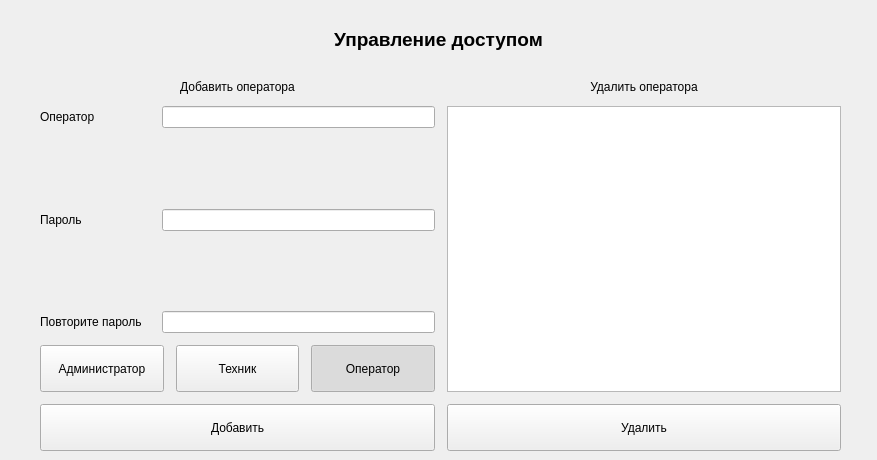
   <widget class="QWidget" name="page" >
    <widget class="QWidget" name="widget" >
     <property name="geometry" >
      <rect>
       <x>40</x>
       <y>80</y>
       <width>801</width>
       <height>371</height>
      </rect>
     </property>
     <layout class="QGridLayout" >
      <property name="margin" >
       <number>0</number>
      </property>
      <property name="spacing" >
       <number>12</number>
      </property>
      <item row="1" column="0" >
       <layout class="QVBoxLayout" >
        <property name="margin" >
         <number>0</number>
        </property>
        <property name="spacing" >
         <number>12</number>
        </property>
        <item>
         <layout class="QGridLayout" >
          <property name="margin" >
           <number>0</number>
          </property>
          <property name="spacing" >
           <number>20</number>
          </property>
          <item row="3" column="0" >
           <widget class="QLabel" name="label_170" >
            <property name="text" >
             <string>Пароль</string>
            </property>
           </widget>
          </item>
          <item row="1" column="1" >
           <widget class="AlphaEntry" name="operEntry" />
          </item>
          <item row="3" column="1" >
           <widget class="AlphaEntry" name="passwordEntry" >
            <property name="echoMode" >
             <enum>QLineEdit::Password</enum>
            </property>
           </widget>
          </item>
          <item row="5" column="0" >
           <widget class="QLabel" name="label_171" >
            <property name="text" >
             <string>Повторите пароль</string>
            </property>
           </widget>
          </item>
          <item row="5" column="1" >
           <widget class="AlphaEntry" name="repeatPasswordEntry" >
            <property name="echoMode" >
             <enum>QLineEdit::Password</enum>
            </property>
           </widget>
          </item>
          <item row="1" column="0" >
           <widget class="QLabel" name="label_169" >
            <property name="text" >
             <string>Оператор</string>
            </property>
           </widget>
          </item>
          <item row="4" column="1" >
           <spacer>
            <property name="orientation" >
             <enum>Qt::Vertical</enum>
            </property>
            <property name="sizeHint" >
             <size>
              <width>20</width>
              <height>21</height>
             </size>
            </property>
           </spacer>
          </item>
          <item row="2" column="1" >
           <spacer>
            <property name="orientation" >
             <enum>Qt::Vertical</enum>
            </property>
            <property name="sizeHint" >
             <size>
              <width>20</width>
              <height>21</height>
             </size>
            </property>
           </spacer>
          </item>
         </layout>
        </item>
        <item>
         <layout class="QHBoxLayout" >
          <property name="margin" >
           <number>0</number>
          </property>
          <property name="spacing" >
           <number>12</number>
          </property>
          <item>
           <widget class="QPushButton" name="adminOperButton" >
            <property name="minimumSize" >
             <size>
              <width>0</width>
              <height>47</height>
             </size>
            </property>
            <property name="text" >
             <string>Администратор</string>
            </property>
            <property name="checkable" >
             <bool>true</bool>
            </property>
           </widget>
          </item>
          <item>
           <widget class="QPushButton" name="techOperButton" >
            <property name="minimumSize" >
             <size>
              <width>0</width>
              <height>47</height>
             </size>
            </property>
            <property name="text" >
             <string>Техник</string>
            </property>
            <property name="checkable" >
             <bool>true</bool>
            </property>
           </widget>
          </item>
          <item>
           <widget class="QPushButton" name="operOperButton" >
            <property name="minimumSize" >
             <size>
              <width>0</width>
              <height>47</height>
             </size>
            </property>
            <property name="text" >
             <string>Оператор</string>
            </property>
            <property name="checkable" >
             <bool>true</bool>
            </property>
            <property name="checked" >
             <bool>true</bool>
            </property>
           </widget>
          </item>
         </layout>
        </item>
       </layout>
      </item>
      <item row="0" column="1" >
       <widget class="QLabel" name="label_168" >
        <property name="maximumSize" >
         <size>
          <width>16777215</width>
          <height>51</height>
         </size>
        </property>
        <property name="text" >
         <string>Удалить оператора</string>
        </property>
        <property name="alignment" >
         <set>Qt::AlignCenter</set>
        </property>
       </widget>
      </item>
      <item row="2" column="0" >
       <widget class="QPushButton" name="addOperButton" >
        <property name="minimumSize" >
         <size>
          <width>0</width>
          <height>47</height>
         </size>
        </property>
        <property name="text" >
         <string>Добавить</string>
        </property>
       </widget>
      </item>
      <item row="2" column="1" >
       <widget class="QPushButton" name="deleteOperButton" >
        <property name="minimumSize" >
         <size>
          <width>0</width>
          <height>47</height>
         </size>
        </property>
        <property name="text" >
         <string>Удалить</string>
        </property>
       </widget>
      </item>
      <item row="1" column="1" >
       <widget class="QTableWidget" name="operListTableWidget" />
      </item>
      <item row="0" column="0" >
       <widget class="QLabel" name="label_167" >
        <property name="maximumSize" >
         <size>
          <width>16777215</width>
          <height>51</height>
         </size>
        </property>
        <property name="text" >
         <string>Добавить оператора</string>
        </property>
        <property name="alignment" >
         <set>Qt::AlignCenter</set>
        </property>
       </widget>
      </item>
     </layout>
    </widget>
    <widget class="QLabel" name="label_67" >
     <property name="geometry" >
      <rect>
       <x>9</x>
       <y>9</y>
       <width>859</width>
       <height>61</height>
      </rect>
     </property>
     <property name="text" >
      <string>&lt;html>&lt;head>&lt;meta name="qrichtext" content="1" />&lt;/head>&lt;body style=" white-space: pre-wrap; font-family:MS Shell Dlg; font-size:11pt; font-weight:600; font-style:normal; text-decoration:none;">&lt;p style=" margin-top:0px; margin-bottom:0px; margin-left:0px; margin-right:0px; -qt-block-indent:0; text-indent:0px; font-size:12pt; font-weight:400;">&lt;span style=" font-size:14pt; font-weight:600;">Управление доступом&lt;/span>&lt;/p>&lt;/body>&lt;/html></string>
     </property>
     <property name="alignment" >
      <set>Qt::AlignCenter</set>
     </property>
    </widget>
   </widget>
